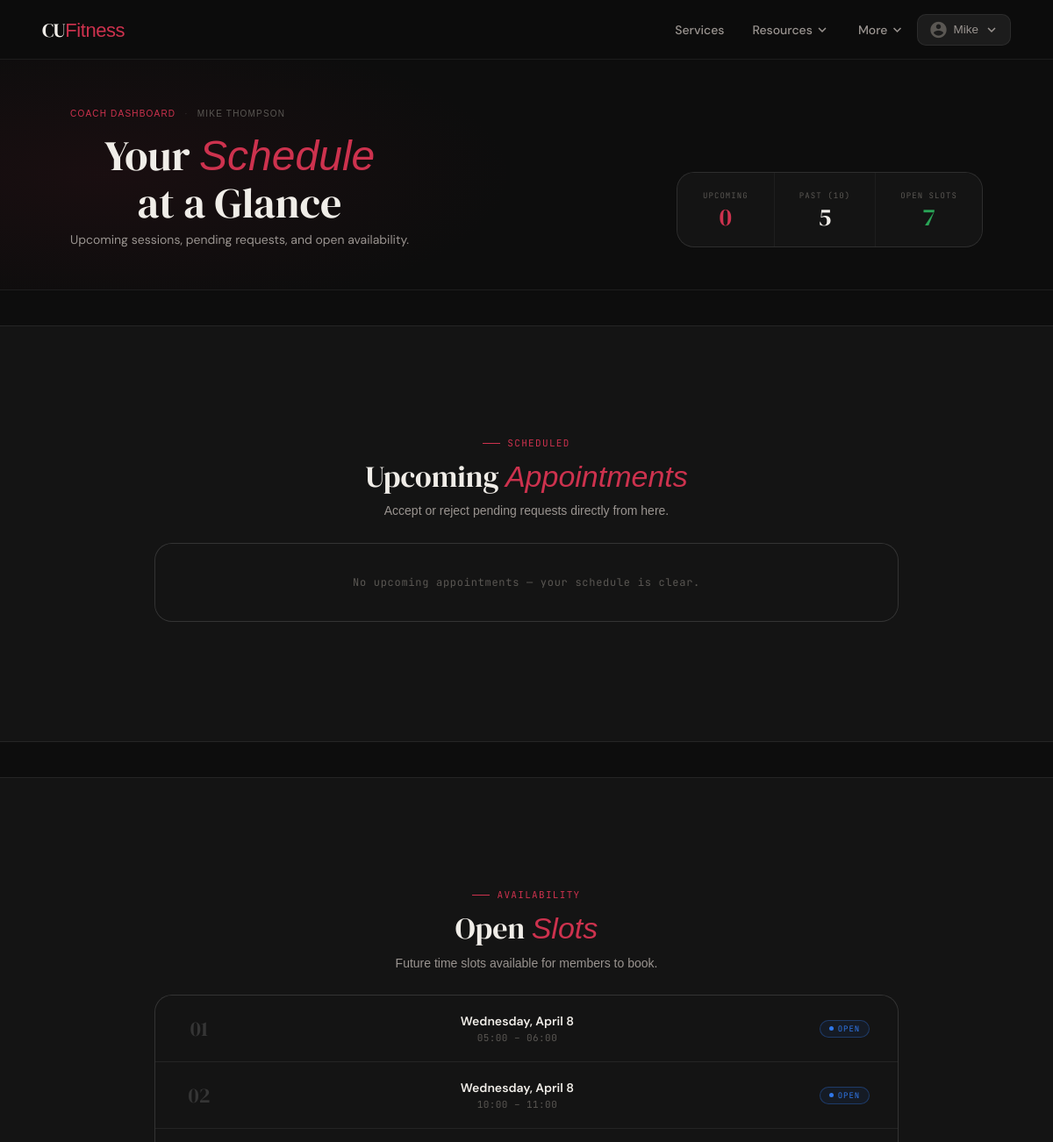
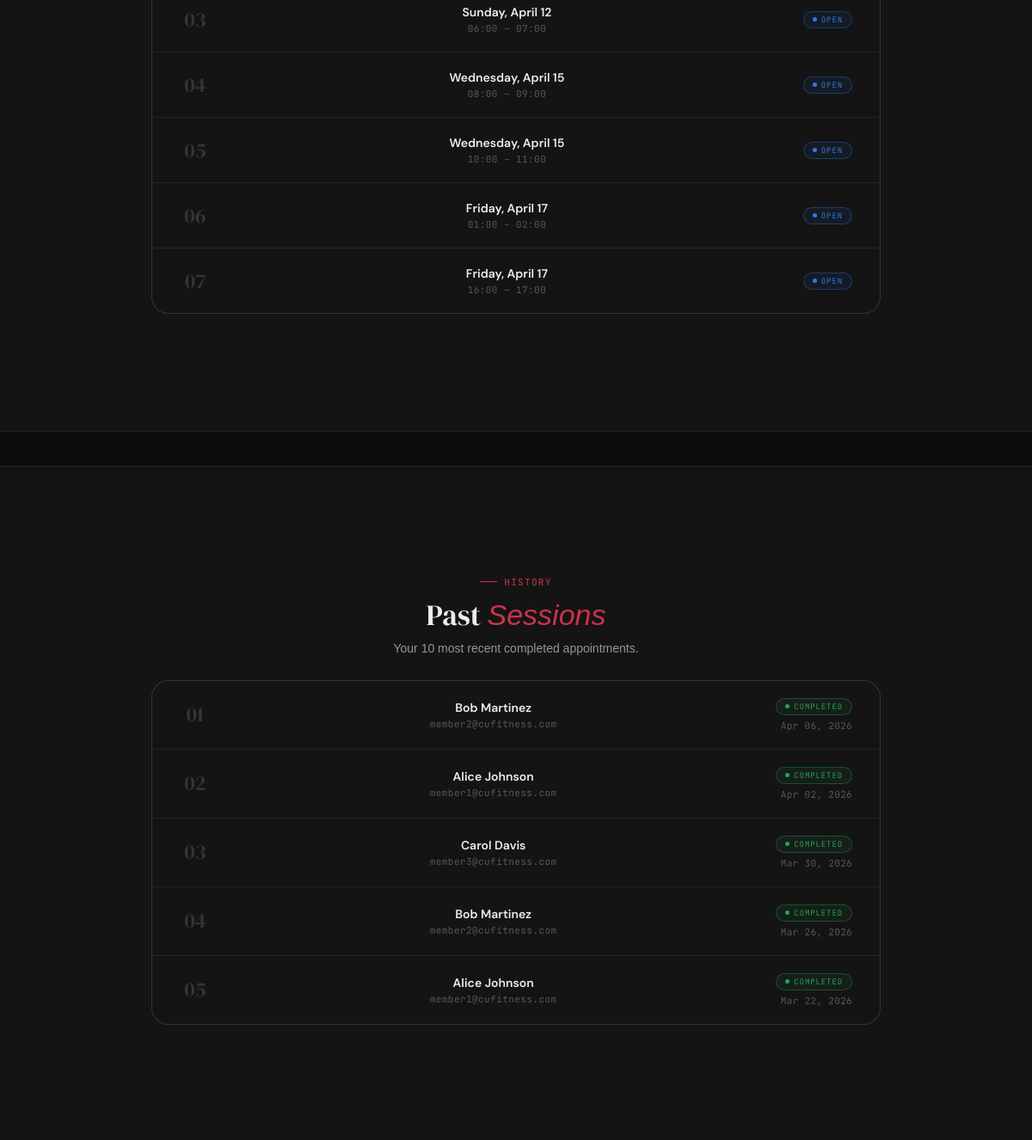
/coach_home/ (signed in, upper part), run on an earlier commit of the app's database (2 pictures, top to bottom).
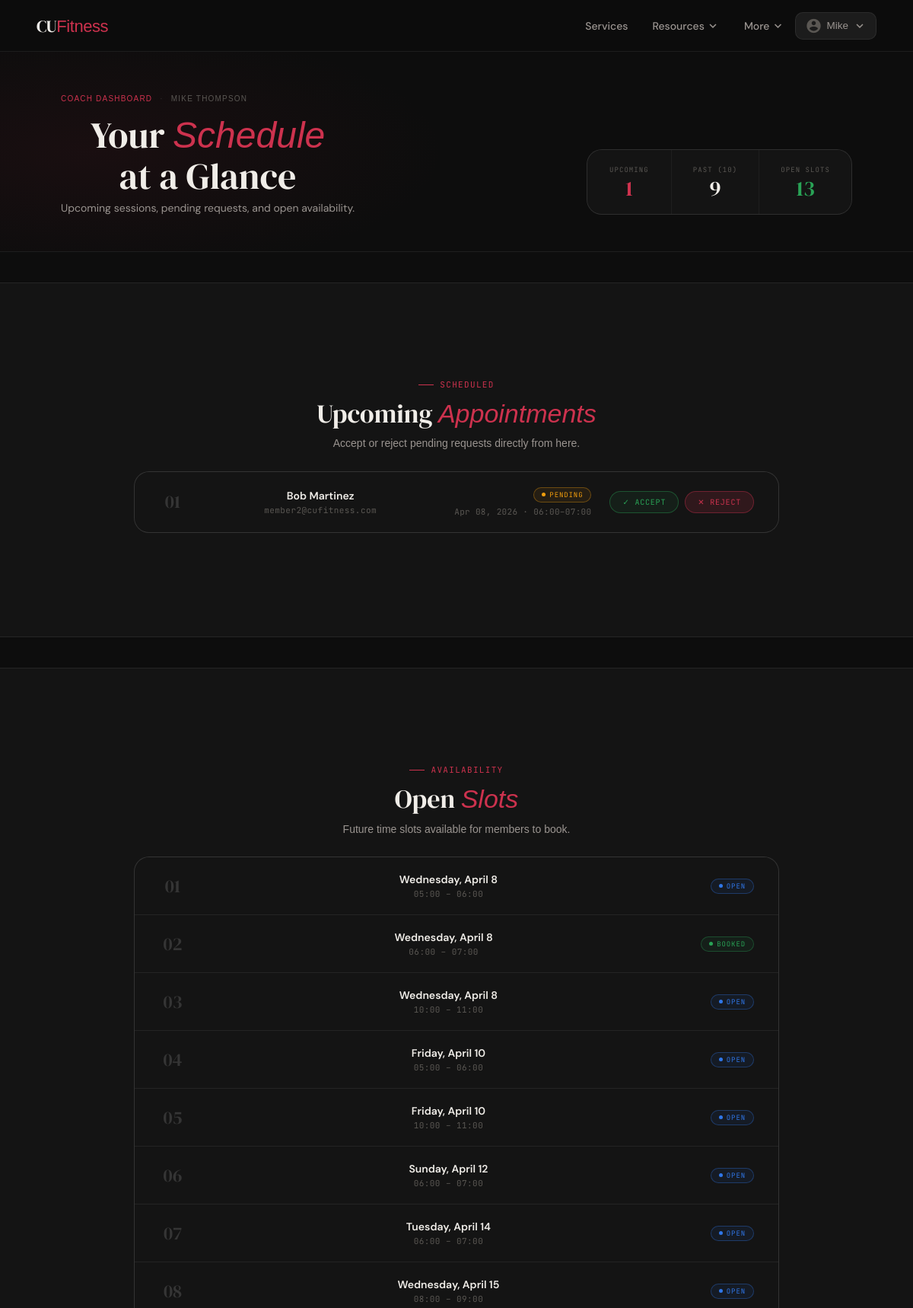
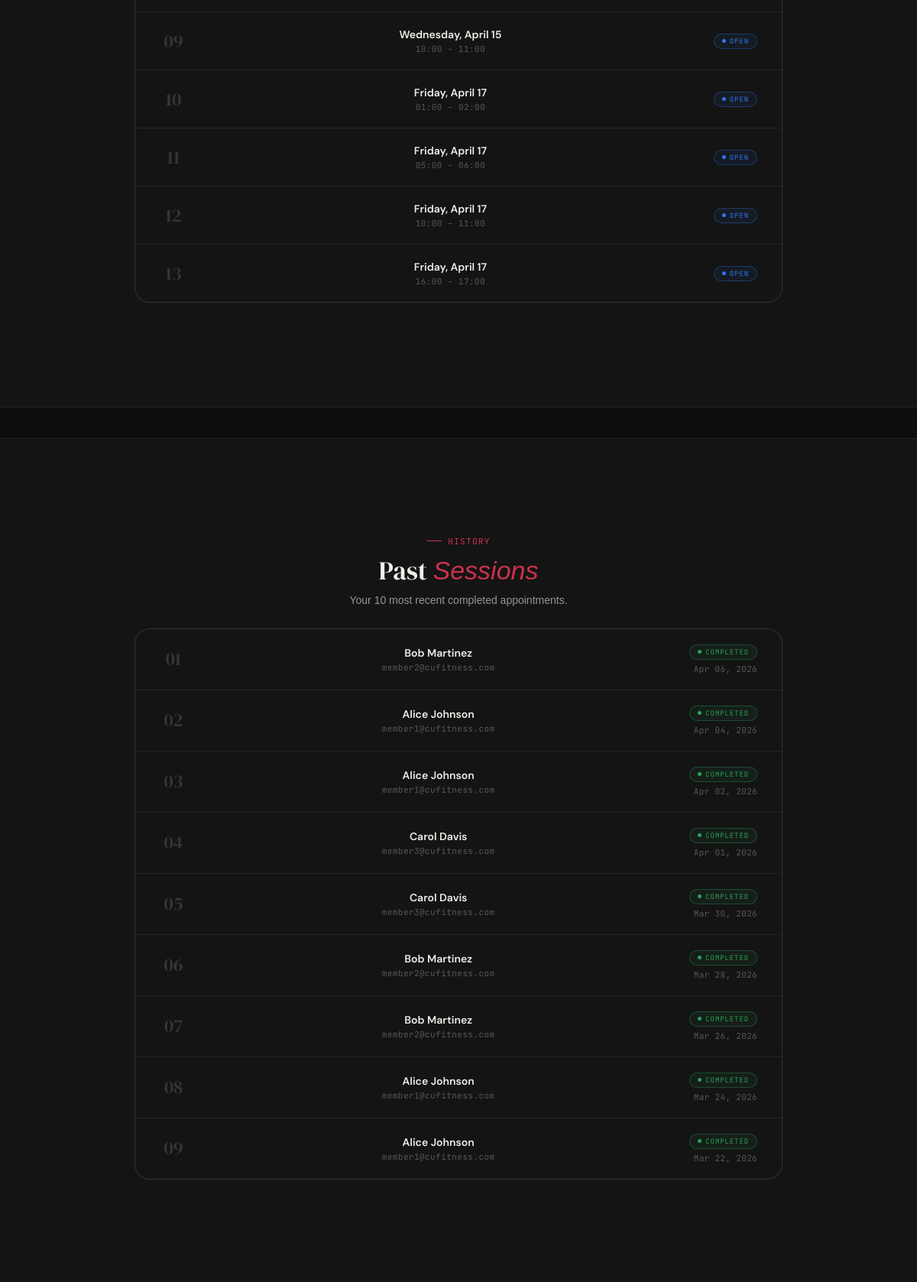
And on a later commit of the database (2 pictures, top to bottom).
### CUFitness/models.py (models this page shows, shortened)
class CoachAvailability(models.Model):
    coach = models.ForeignKey(
        CustomUser,
        on_delete=models.CASCADE,
        limit_choices_to={'role': 'COACH'},
        related_name='availabilities'
    )
    start_time = models.DateTimeField()
    end_time = models.DateTimeField()
    is_booked = models.BooleanField(default=False)
    is_recurring = models.BooleanField(
        default=False,
        help_text='If True, this slot repeats weekly'
    )
    recurrence_group = models.UUIDField(
        null=True, blank=True,
        help_text='UUID to group recurring slots (all slots in a series share the same UUID)'
    )
    class Meta:
        ordering = ['start_time']
        verbose_name_plural = 'Coach availabilities'

class CoachAppointment(models.Model):
    STATUS_CHOICES = [
        ('PENDING', 'Pending'),
        ('ACCEPTED', 'Accepted'),
        ('REFUSED', 'Refused'),
        ('CANCELLED', 'Cancelled'),
    ]
    coach = models.ForeignKey(
        CustomUser,
        on_delete=models.CASCADE,
        limit_choices_to={'role': 'COACH'},
        related_name='coach_appointments'
    )
    member = models.ForeignKey(
        CustomUser,
        on_delete=models.CASCADE,
        limit_choices_to={'role': 'MEMBER'},
        related_name='member_appointments'
    )
    availability = models.OneToOneField(
        CoachAvailability,
        on_delete=models.SET_NULL,
        null=True,
        blank=True,
        help_text='Linked availability slot'
    )
    start_time = models.DateTimeField()
    end_time = models.DateTimeField()
    status = models.CharField(max_length=20, choices=STATUS_CHOICES, default='PENDING')
    refusal_reason = models.TextField(blank=True, help_text='Reason if refused')
    created_at = models.DateTimeField(auto_now_add=True)
    updated_at = models.DateTimeField(auto_now=True)
    class Meta:
        ordering = ['-created_at']

class CustomUser(AbstractBaseUser, PermissionsMixin):
    ROLE_CHOICES = [
        ('MEMBER', 'Member'),
        ('COACH', 'Coach'),
        ('STAFF', 'Staff'),
        ('ADMIN', 'Admin'),
    ]
    role = models.CharField(max_length=20, choices=ROLE_CHOICES, default='MEMBER', verbose_name='user role')
    MEMBERSHIP_CHOICES = [
        ("BASIC", "Basic"),
        ("STANDARD", "Standard"),
        ("PLATINUM", "Platinum"),
        ("PER_SESSION", "Per Session"),
    ]
    email = models.EmailField(_("email address"), unique=True)
    first_name = models.CharField(_("first name"), max_length=50, default='')
    last_name = models.CharField(_("last name"), max_length=50, default='')
    membership = models.CharField(_("membership"), max_length=50, choices=MEMBERSHIP_CHOICES, default='BASIC')
    phone_number = models.CharField(max_length=20, default='', help_text='e.g. +1 514 555 0123')
    date_of_birth = models.DateField(null=True,)
    address = models.CharField(max_length=255, default='', blank=True,)
    profile_picture = models.ImageField(upload_to='profile_pictures/', default='defaults/Default_Profile_Picture.jpg',blank=True,)
    REQUEST_STATUS_CHOICES = [
        ('NONE', 'No Request'),
        ('PENDING', 'Pending Approval'),
        ('APPROVED', 'Approved'),
        ('REJECTED', 'Rejected'),
    ]
    coach_request_status = models.CharField(
        max_length=20,
        choices=REQUEST_STATUS_CHOICES,
        default='NONE',
        verbose_name='Coach request status'
    )
    WORKOUT_VISIBILITY_CHOICES = [
        ('PUBLIC', 'Public'),
        ('COACH_ONLY', 'Coach Only'),
    ]
    workout_visibility = models.CharField(
        max_length=20,
        choices=WORKOUT_VISIBILITY_CHOICES,
        default='COACH_ONLY',
        verbose_name='Workout history privacy setting'
    )
    is_staff = models.BooleanField(default=False)   # Staff access
    is_active = models.BooleanField(default=True)   # Account deactivation control
    date_joined = models.DateTimeField(default=timezone.now)
    USERNAME_FIELD = "email"    # Use email as login
    REQUIRED_FIELDS = []    # Safety control for createsuperuser
    objects = CustomUserManager()
    class Meta:
        permissions = [
            ("can_ban_users", "Can ban users"),
            ("can_view_coach_requests", "Can view coach requests"),
            ("can_accept_coach_requests", "Can accept coach requests"),
            ("can_change_user_role", "Can change user role"),
            ("can_view_user_reports", "Can view user reports"),
        ]

### CUFitness/views.py (the view)
# urls.py: path('coach_home/', views.coach_home, name='coach_home'),
@login_required(login_url='login')
@user_passes_test(is_coach)
def coach_home(request):
    upcoming_appointments = CoachAppointment.objects.filter(
        coach=request.user,
        start_time__gte=timezone.now(),
        status__in=['PENDING', 'ACCEPTED']
    )
    past_appointments = CoachAppointment.objects.filter(
        coach=request.user,
        start_time__lt=timezone.now()
    ).order_by('-start_time')[:10]
    availabilities = CoachAvailability.objects.filter(coach=request.user, start_time__gt=timezone.now())
    context = {
        'upcoming_appointments': upcoming_appointments,
        'past_appointments': past_appointments,
        'availabilities': availabilities,
    }
    return render(request, 'CUFitness/coach/coach_home.html', context)

### CUFitness/views.py (called while the page is built)
def is_coach(user):
    return user.is_authenticated and user.role == 'COACH'

### CUFitness/templates/CUFitness/coach/coach_home.html (shortened to what the changed rows need)
{% extends 'CUFitness/general_website/base.html' %}
{% load static %}
{% block extra_styles %}
<link rel="stylesheet" href="{% static 'coach/coach_home.css' %}"/>
{% endblock %}
{% block content %}
<section class="ch-hero">
  <div class="ch-hero-inner">
    <div class="ch-hero-text">
      <h1>Your <em>Schedule</em><br>at a Glance</h1>
    </div>
    <div class="ch-hero-kpis">
      <div class="kpi-cell">
        <div class="kpi-label">Upcoming</div>
        <div class="kpi-value red">{{ upcoming_appointments.count }}</div>
      </div>
      <div class="kpi-cell">
        <div class="kpi-label">Past (10)</div>
        <div class="kpi-value">{{ past_appointments.count }}</div>
      </div>
      <div class="kpi-cell">
        <div class="kpi-label">Open Slots</div>
        <div class="kpi-value green">{{ availabilities.count }}</div>
      </div>
    </div>
  </div>
</section>
<section class="section-block">
  <div class="section-header">
    <h2>Upcoming <em>Appointments</em></h2>
  </div>
  <div class="card-list" id="upcoming-list">
    {% if upcoming_appointments %}
      {% for appt in upcoming_appointments %}
      <div class="appt-wrapper" id="appt-{{ appt.id }}">
        <div class="appt-main">
          <div class="card-index">{{ forloop.counter|stringformat:"02d" }}</div>
          <div class="card-body">
            <div class="card-title">{{ appt.member.first_name }} {{ appt.member.last_name }}</div>
            <div class="card-sub">{{ appt.member.email }}</div>
          </div>
          <div class="card-meta">
            <span class="badge {% if appt.status == 'PENDING' %}badge-pending{% else %}badge-accepted{% endif %} status-badge">
              {% if appt.status == 'PENDING' %}Pending{% else %}Confirmed{% endif %}
            </span>
            <div class="card-date">
              {{ appt.start_time|date:"M d, Y" }} · {{ appt.start_time|date:"H:i" }}–{{ appt.end_time|date:"H:i" }}
            </div>
          </div>
          {% if appt.status == 'PENDING' %}
          <div class="card-actions">
            <button class="btn-accept" onclick="acceptAppointment({{ appt.id }}, this)">✓ Accept</button>
            <button class="btn-reject" onclick="toggleRejectDrawer({{ appt.id }})">✕ Reject</button>
          </div>
          {% else %}
          <div></div>
          {% endif %}
        </div>
      </div>
      {% endfor %}
    {% else %}
      <div class="empty-row">No upcoming appointments — your schedule is clear.</div>
    {% endif %}
  </div>
</section>
<section class="section-block">
  <div class="section-header">
    <h2>Open <em>Slots</em></h2>
  </div>
  <div class="card-list">
    {% if availabilities %}
      {% for slot in availabilities %}
      <div class="card-row">
        <div class="card-index">{{ forloop.counter|stringformat:"02d" }}</div>
        <div class="card-body">
          <div class="card-title">{{ slot.start_time|date:"l, F j" }}</div>
          <div class="card-sub">{{ slot.start_time|date:"H:i" }} – {{ slot.end_time|date:"H:i" }}</div>
        </div>
        <div class="card-meta">
          {% if slot.is_booked %}
            <span class="badge badge-accepted">Booked</span>
          {% else %}
            <span class="badge badge-open">Open</span>
          {% endif %}
        </div>
      </div>
      {% endfor %}
    {% else %}
      <div class="empty-row">No upcoming availability — add slots so members can book you.</div>
    {% endif %}
  </div>
</section>
<section class="section-block">
  <div class="section-header">
    <h2>Past <em>Sessions</em></h2>
  </div>
  <div class="card-list">
    {% if past_appointments %}
      {% for appt in past_appointments %}
      <div class="card-row">
        <div class="card-index">{{ forloop.counter|stringformat:"02d" }}</div>
        <div class="card-body">
          <div class="card-title">{{ appt.member.first_name }} {{ appt.member.last_name }}</div>
          <div class="card-sub">{{ appt.member.email }}</div>
        </div>
        <div class="card-meta">
          {% if appt.status == 'ACCEPTED' %}
            <span class="badge badge-accepted">Completed</span>
          {% elif appt.status == 'REFUSED' %}
            <span class="badge badge-refused">Refused</span>
          {% elif appt.status == 'CANCELLED' %}
            <span class="badge badge-cancelled">Cancelled</span>
          {% else %}
            <span class="badge badge-pending">{{ appt.status }}</span>
          {% endif %}
          <div class="card-date">{{ appt.start_time|date:"M d, Y" }}</div>
        </div>
      </div>
      {% endfor %}
    {% else %}
      <div class="empty-row">No past sessions yet — your history will appear here.</div>
    {% endif %}
  </div>
</section>
{% endblock %}

What changed in the data, as far as the page shows it:
added CoachAppointment: member.first_name "Bob", member.last_name "Martinez", member.email "member2@cufitness.com", status "PENDING", start_time "Apr 08, 2026", start_time "06:00", end_time "07:00", shown under "Upcoming Appointments"
added CoachAvailability: start_time "Wednesday, April 8", start_time "06:00", end_time "07:00", is_booked "BOOKED"
added CoachAvailability: start_time "Friday, April 10", start_time "05:00", end_time "06:00", is_booked "OPEN"
added CoachAvailability: start_time "Friday, April 10", start_time "10:00", end_time "11:00", is_booked "OPEN"
added CoachAvailability: start_time "Tuesday, April 14", start_time "06:00", end_time "07:00", is_booked "OPEN"
added CoachAvailability: start_time "Friday, April 17", start_time "05:00", end_time "06:00", is_booked "OPEN"
added CoachAvailability: start_time "Friday, April 17", start_time "10:00", end_time "11:00", is_booked "OPEN"
added CoachAppointment: member.first_name "Alice", member.last_name "Johnson", member.email "member1@cufitness.com", status "COMPLETED", start_time "Apr 04, 2026", shown under "Past Sessions"
added CoachAppointment: member.first_name "Carol", member.last_name "Davis", member.email "member3@cufitness.com", status "COMPLETED", start_time "Apr 01, 2026", shown under "Past Sessions"
added CoachAppointment: member.first_name "Bob", member.last_name "Martinez", member.email "member2@cufitness.com", status "COMPLETED", start_time "Mar 28, 2026", shown under "Past Sessions"
added CoachAppointment: member.first_name "Alice", member.last_name "Johnson", member.email "member1@cufitness.com", status "COMPLETED", start_time "Mar 24, 2026", shown under "Past Sessions"
Also different on the page:
{{ upcoming_appointments.count }}: "0" → "1"
{{ past_appointments.count }}: "5" → "9"
{{ availabilities.count }}: "7" → "13"
text no longer shown: "No upcoming appointments — your schedule is clear."
